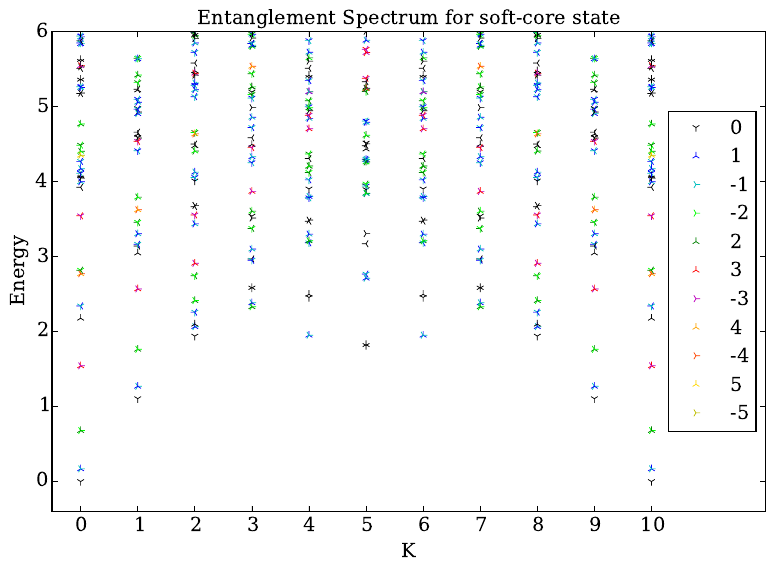

Generate this figure with Python:
from __future__ import division
#import matplotlib
#matplotlib.use('PDF')
from matplotlib.backends.backend_pdf import PdfPages
from DataAnalysis import data
from DataAnalysis import PEPS_plots as pp
import numpy as np
from matplotlib import pyplot as plt
from PEPS import IO_helper as IO
from PEPS import spectra_analyzer as spec
from PEPS.CylinderPEPS import run
from matplotlib.offsetbox import AnchoredOffsetbox, TextArea, DrawingArea, HPacker

from matplotlib import rcParams, ticker
plot_params = {'axes.labelsize': 14,   # 8
               'title.fontsize': 14,   # 8
               'legend.fontsize': 14,  # 8
               'font.size': 14,        # 8
               'xtick.labelsize': 14,  # 8
               'ytick.labelsize': 14,  # 8
               'lines.markersize': 16, # 8
               'savefig.bbox': 'tight',   # tight
               'savefig.pad_inches': 0.1, # 0.1
               # 'text.usetex': True,
               'font.family': 'serif',
               #'text.latex.preamble' : [r'\usepackage{amsmath}'],
               'figure.figsize': (8, 6)}  # (3.5, 2.5) default
rcParams.update(plot_params)

with PdfPages('L_10_all_mom_10.pdf') as pdf:
    for i in range(10, 11):
        stri = str(i)
        IO.go_to_data_parent('interpolatedboson/a'+stri)
        IO.add_to_path()
        state = IO.get_state()
        Ls = range(10, 11, 2)
        L_min, L_max = min(Ls), max(Ls)
        shift_func = lambda L: 0
        #shift_func = lambda L: 0

        params = IO.Params.kw('LKN', L=Ls, K=[0], N=[0])
        for p in params:
            run.create_edge_spectrum(state, p, overwrite=False)

        spectrum = pp.load_edge_spectrum(state, Ls)
        spectrum = pp.shift_boson_number(spectrum)
        
        spectrum.add_as_prop(pp.energy, val='val')
        data_name = 'energy'
        
        pp.shift_and_scale(spectrum, scale=0) #just shift
        data_name = 'E'
        all_points = list(spectrum.points())

        # shifts = {}
        # for L in Ls:
            # K0N0 = filter(lambda d:d['K']==0 and d['N']==0 and d['L']==L, all_points)[0]
            # shifts[L] = K0N0[data_name]
        # for point in all_points:
            # point['shifted_E'] = point[data_name] - shifts[point['L']]
        # data_name = 'shifted_E'

        # scales = {}
        # for L in Ls:
            # if L%2:  # L is odd
                # K0N1 = filter(lambda d:d['K']==0 and d['N']==1 and d['L']==L, all_points)[0]
                # K1N1 = filter(lambda d:d['K']==1 and d['N']==1 and d['L']==L, all_points)[0]
                # scales[L] = K1N1[data_name] - K0N1[data_name]
            # else:  # L is even
                # K0N0 = filter(lambda d:d['K']==0 and d['N']==0 and d['L']==L, all_points)[0]
                # K1N0 = filter(lambda d:d['K']==1 and d['N']==0 and d['L']==L, all_points)[0]
                # scales[L] = K1N0[data_name] - K0N0[data_name]

        # for point in all_points:
            # point['scaled_E'] = point[data_name]/scales[point['L']]
        # data_name = 'scaled_E'

        # chemical_potentials = {}
        # for L in Ls:
            # K0N1 = filter(lambda d:d['K']==0 and d['N']==1 and d['L']==L, all_points)[0]
            # chemical_potentials[L] = 1 - K0N1[data_name]

        # for point in all_points:
            # point['chemscaled_E'] = point[data_name] + chemical_potentials[point['L']]*point['N']
        # data_name = 'chemscaled_E'

        spec_points = spectrum.collect(['K', 'N', 'band'], 'L', data_name)

        spec_points.plot_toolbox = data.SpectraPlotTools()
        spec_points.plot_toolbox.markers = ['1', '2', '3', '4']
        #spec_points.plot_toolbox.markers
        spec_points.update_plot_args(title='Edge Spectrum', xlabel='K', ylabel='Energy',
                                          xlim=[-0.5, 12], ylim=[-0.4, 6])
        #even_colors = ['k', 'b', 'g', 'r', 'gold', 'orange', 'orangered', 'y','m', 'lime', 'c']    
        color_pairs = [('k', 'k'), ('b', 'c'),('g', 'lime'),('r', 'm'),('orange', 'orangered'),('gold', 'y')] 
        colors = [c for cp in color_pairs for c in cp]
        def color_func(N):
            x=0
            if N<0:
                x=1
            if N%2==0: 
                return abs(N)+x
            else:
                return abs(N)+1+4+x
                #return abs(N)+1+x
                # return 11-abs(N)+x
        spec_points.plot_toolbox.colors = colors
        spec_points.plot_toolbox.color_func = color_func
        fig, spec_ax = spec_points.plot_toolbox.spec_plot(spec_points, data_name,
                                                         shift_func=shift_func, copy_points=True)
        if i!=10 and i!=0:
            plt.title('Entanglement Spectrum for b=0.'+stri, fontsize=14)
        elif i==10:
            plt.title('Entanglement Spectrum for soft-core state', fontsize=14)
        elif i==0:
            plt.title('Entanglement Spectrum for hard-core FBI', fontsize=14)
        plt.ylabel('Energy', fontsize=14)
        ax = plt.gca()
        Ks = range(0, L_max+1)
        ax.set_xticks(Ks)
        #ax.set_xticks(Ks)
        #ax.set_xticks([K+shift_func(L) for K in Ks for L in Ls], minor=True)
        #ax.set_xticklabels([L for K in Ks for L in Ls], minor=True, fontsize=11)
        #ax.xaxis.set_tick_params(which='minor', direction='in', pad=-14)
        #ax.xaxis.set_ticklabel_direction(which='minor', dir
        #ax.xaxis.minor_ticklabels.set_axis_direction("top")
        
        # box1 = TextArea("L", textprops=dict(color="k"))
        # anchored_box = AnchoredOffsetbox(loc=3,
                                 # child=box1, pad=0.,
                                 # frameon=False,
                                 # bbox_to_anchor=(0.3, -0.1),
                                 # bbox_transform=ax.transAxes,
                                 # borderpad=0.,
                                 # )
        handles, labels = ax.get_legend_handles_labels()
        hl = sorted(zip(handles, labels),
                key= lambda x: abs(int(x[1])))
        handles2, labels2 = zip(*hl)
        def label_helper(string_representing_integer):
            i = int(string_representing_integer)
            if not i%2:
                return str(i//2)
            else:
                return str(i)+'/2'
        labels3 = [label_helper(l) for l in labels2]
        ax.legend(handles2, labels3, loc = 5, fontsize=14, numpoints=1)
        #plt.hlines([0], -0.65, -0.05, colors='k', linestyles='dotted')
        # plt.hlines([2], 1-0.45, 1-0.05, colors='k', linestyles='dotted')
        plt.tight_layout()
        pdf.savefig()
        #IO.mkdirs('plots')
        #plt.savefig(IO.os.getcwd()+'\\plots\\iso_es2')
        plt.close()

